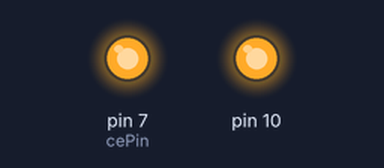
The sketch below on a simulated Arduino Uno, built with avr-gcc and run on an emulated ATmega328P. Shown: output pins drawn as LEDs (lit = HIGH). Pins used as bus, display or sensor lines are not drawn; what the sketch prints to the serial monitor is not drawn.

Above: at 0.1 s.
Timing chart, 0 to 1.6 s (numbered marks = the images above):
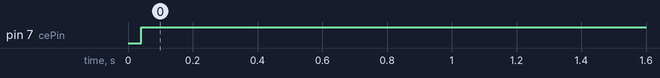

Measured:
- by itself, pin 7 (cePin): LOW → HIGH at 0.04 s

The sketch:

ping_server.ino
```cpp
/**
 * An Mirf example which copies back the data it recives.
 *
 * Pins:
 * Hardware SPI:
 * MISO -> 12
 * MOSI -> 11
 * SCK -> 13
 *
 * Configurable:
 * CE -> 8
 * CSN -> 7
 *
 */

#include <SPI.h>
#include <Mirf.h>
#include <nRF24L01.h>
#include <MirfHardwareSpiDriver.h>

void setup(){
  Serial.begin(9600);

  /*
   * Set the SPI Driver.
   */
  Mirf.cePin = 7;
  Mirf.csnPin = 8;

  Mirf.spi = &MirfHardwareSpi;

  /*
   * Setup pins / SPI.
   */

  Mirf.init();

  /*
   * Configure reciving address.
   */

  Mirf.setRADDR((byte *)"serv1");

  /*
   * Set the payload length to sizeof(unsigned long) the
   * return type of millis().
   *
   * NB: payload on client and server must be the same.
   */

  Mirf.payload = sizeof(unsigned long);

  /*
   * Write channel and payload config then power up reciver.
   */

  Mirf.config();

  Serial.println("Listening...");
}

void loop(){
  /*
   * A buffer to store the data.
   */

  byte data[Mirf.payload];

  /*
   * If a packet has been recived.
   *
   * isSending also restores listening mode when it
   * transitions from true to false.
   */

  if(!Mirf.isSending() && Mirf.dataReady()){
    Serial.println("Got packet");

    /*
     * Get load the packet into the buffer.
     */

    Mirf.getData(data);

    /*
     * Set the send address.
     */


    Mirf.setTADDR((byte *)"clie1");

    /*
     * Send the data back to the client.
     */

    Mirf.send(data);

    /*
     * Wait untill sending has finished
     *
     * NB: isSending returns the chip to receving after returning true.
     */

    Serial.println("Reply sent.");
  }
}
```
